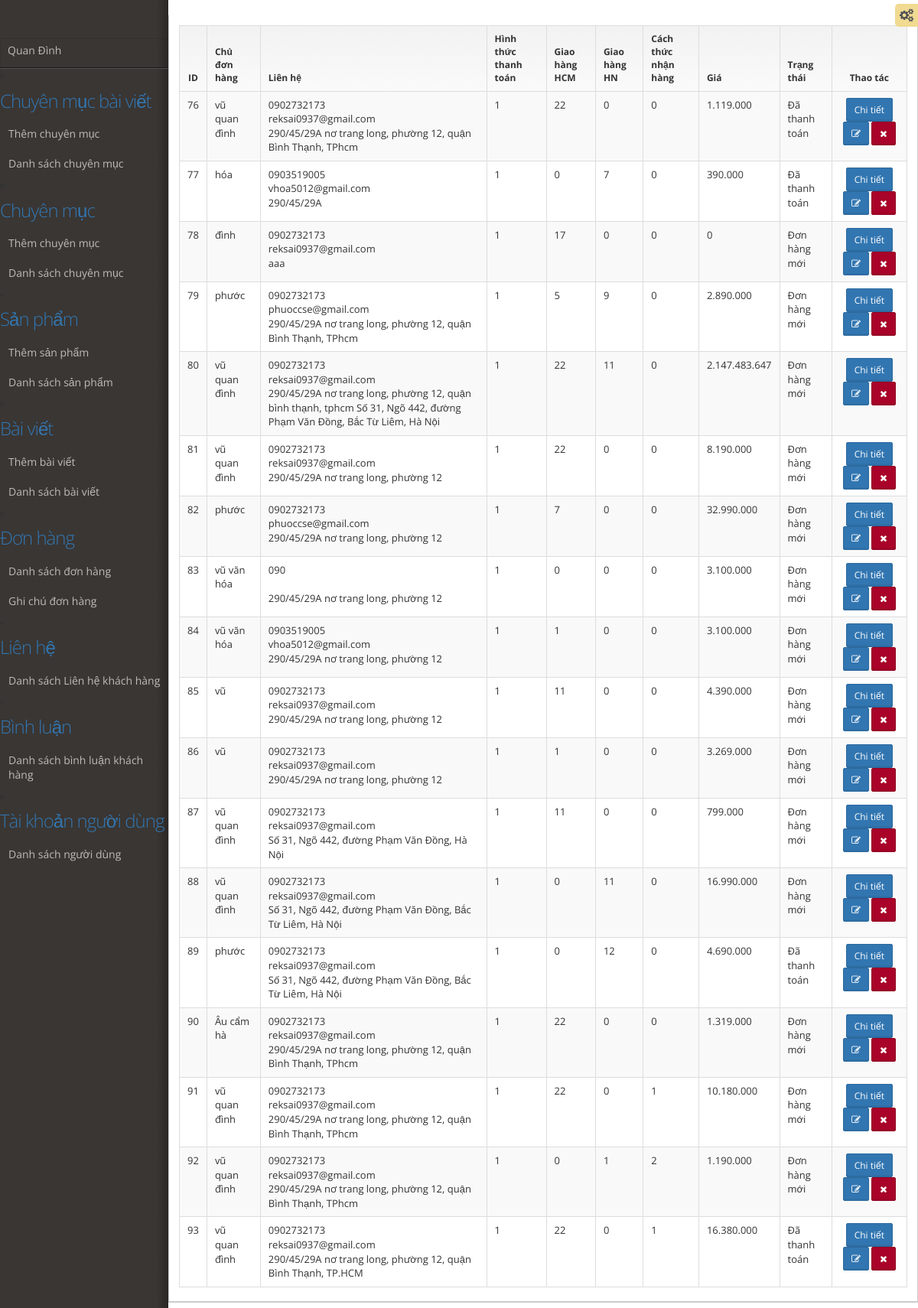
/admin/orders_list.php (signed in), run on the app's committed database.
### tables this page shows
CREATE TABLE `orders` (
  `Orders_ID` int(10) UNSIGNED NOT NULL,
  `Orders_Code` varchar(10) NOT NULL,
  `Orders_Name` varchar(255) NOT NULL,
  `Orders_Phone` varchar(50) NOT NULL,
  `Orders_Email` varchar(100) NOT NULL,
  `Orders_Address` varchar(255) NOT NULL,
  `Orders_Mess` text DEFAULT NULL,
  `Orders_Price` int(10) NOT NULL,
  `Orders_Payway` tinyint(1) NOT NULL COMMENT '1: tiền mặt, 2: Online',
  `Orders_HCM` tinyint(1) NOT NULL,
  `Orders_HN` tinyint(1) NOT NULL,
  `Orders_Rec` tinyint(1) NOT NULL COMMENT '1: giao hàng tận nơi, 2: nhận hàng',
  `Orders_Status` tinyint(1) NOT NULL COMMENT '0: Mới, 1: đang vận chuyển, 2: Thành công',
  `Orders_Product_ID` varchar(255) NOT NULL,
  `Orders_Created` datetime NOT NULL,
  `Orders_Update` datetime NOT NULL,
  `Orders_Update_ID` int(10) UNSIGNED NOT NULL,
  `Orders_Update_Name` varchar(50) NOT NULL
);

### lib/db.php (called while the page is built, shortened)
<?php
class DB{
	private $__conn;
	function connect(){
		$host = 'localhost';
		$username = 'root';
		$password = '';
		$dbname = 'qlbh_electron';
		$this->__conn = mysqli_connect($host, $username, $password, $dbname);
		if ($this->__conn->connect_error) {
			die("Connection failed: " . $this->__conn->connect_error);
		}else{
			mysqli_query($this->__conn, "SET character_set_results = 'utf8', character_set_client = 'utf8', character_set_connection = 'utf8', character_set_database = 'utf8', character_set_server = 'utf8'");
		}
	}
	function select($table, $condition = '', $select = '*'){
        $where = '';
        $sql = "SELECT ".$select." FROM `".$table."` WHERE 1 ".$where;
        $result = mysqli_query($this->__conn, $sql);
        $data = array();
		while ($row = mysqli_fetch_assoc($result)) {
			$data[] = $row;
		}
		return $data;
	}
}
?>

### admin/orders_c/orders_c.php (called while the page is built, shortened)
<?php
class orders_controller extends atz{
	public function get_orders(){
		$orders = $this->select('orders');
		return $orders;
	}
}
?>

### admin/orders_list.php (the view, shortened to what this page needs)
<?php require_once('orders_c/orders_c.php');?>
<?php
	$orders_class = new orders_controller();
	$list_orders = $orders_class->get_orders();
?>
<!DOCTYPE html>
<html lang="en-us">
	<head>
		<?php include('module/head.php')?>
	</head>
	<body class="">
		<?php include('module/nav.php')?>
		<div id="main" role="main">
			<div id="content">
				</div>
				<section id="widget-grid" class="">
					<div class="row">
						<article class="col-xs-12 col-sm-12 col-md-12 col-lg-12">
							<div class="jarviswidget jarviswidget-color-blueDark" id="wid-id-0" data-widget-editbutton="false">
								<div>
										<div class="table-responsive">
											<table class="table table-bordered table-striped table-hover">
												<thead>
													<tr>
														<th class="text-center">ID</th>
														<th>Chủ đơn hàng</th>
														<th>Liên hệ</th>
														<th>Hình thức thanh toán</th>
														<th>Giao hàng HCM</th>
														<th>Giao hàng HN</th>
														<th>Cách thức nhận hàng</th>
														<th>Giá</th>
														<th>Trạng thái</th>
														<th class="text-center">Thao tác</th>
													</tr>
												</thead>
												<tbody>
													<?php if (!empty($list_orders)): ?>
														<?php foreach ($list_orders as $v):?>
															<tr>
																<td class="text-center"><?=$v['Orders_ID']?></td>
																<td><?=$v['Orders_Name']?></td>
																<td>
																	<?=$v['Orders_Phone']?><br>
																	<?=$v['Orders_Email']?><br>
																	<?=$v['Orders_Address']?>
																</td>
																<td><?=$v['Orders_Payway']?>
																</td>
																<td><?=$v['Orders_HCM']?></td>
																<td><?=$v['Orders_HN']?></td>
																<td><?=$v['Orders_Rec']?></td>
																<td><?=number_format($v['Orders_Price'],0,',','.')?></td>
																<td>
																	<?php if ($v['Orders_Status']==0): ?>
																		Đơn hàng mới
																	<?php elseif($v['Orders_Status']==1): ?>
																		Đang vận chuyển
																	<?php else: ?>
																		Đã thanh toán
																	<?php endif ?>
																</td>
																<td class="text-center">
																	<a class="btn btn-sm btn-primary" href="orders_detail_list.php?id=<?=$v['Orders_ID']?>">Chi tiết</a>
																	<a class="btn btn-sm btn-primary" href="orders_add.php?edit=<?=$v['Orders_ID']?>"><i class="fa fa-pencil-square-o"></i></a>
																	<a class="btn btn-sm btn-danger" href="orders_list.php?delete=<?=$v['Orders_ID']?>"><i class="fa fa-times"></i></a>
																</td>
															</tr>
														<?php endforeach ?>
													<?php else:?>
														<tr>
															<td colspan="4" class="text-center">Chưa có dữ liệu</td>
														</tr>
													<?php endif ?>
												</tbody>
											</table>
										</div>
									</div>
								</div>
							</div>
					</div>
	</body>
</html>

### data on the page
orders: Orders_ID "76", Orders_Name "vũ quan đình", Orders_Phone "0902732173", Orders_Email "reksai0937@gmail.com", Orders_Address "290/45/29A nơ trang long, phường 12, quận Bình Thạnh, TPhcm", Orders_Payway "1", Orders_HCM "22", Orders_HN "0", Orders_Rec "0", Orders_Price "1.119.000", Orders_Status "Đã thanh toán"
orders: Orders_ID "77", Orders_Name "hóa", Orders_Phone "0903519005", Orders_Email "vhoa5012@gmail.com", Orders_Address "290/45/29A", Orders_Payway "1", Orders_HCM "0", Orders_HN "7", Orders_Rec "0", Orders_Price "390.000", Orders_Status "Đã thanh toán"
orders: Orders_ID "78", Orders_Name "đình", Orders_Phone "0902732173", Orders_Email "reksai0937@gmail.com", Orders_Address "aaa", Orders_Payway "1", Orders_HCM "17", Orders_HN "0", Orders_Rec "0", Orders_Price "0", Orders_Status "Đơn hàng mới"
orders: Orders_ID "79", Orders_Name "phước", Orders_Phone "0902732173", Orders_Email "phuoccse@gmail.com", Orders_Address "290/45/29A nơ trang long, phường 12, quận Bình Thạnh, TPhcm", Orders_Payway "1", Orders_HCM "5", Orders_HN "9", Orders_Rec "0", Orders_Price "2.890.000", Orders_Status "Đơn hàng mới"
orders: Orders_ID "80", Orders_Name "vũ quan đình", Orders_Phone "0902732173", Orders_Email "reksai0937@gmail.com", Orders_Address "290/45/29A nơ trang long, phường 12, quận bình thạnh, tphcm Số 31, Ngõ 442, đường Phạm Văn Đồng, Bắc Từ Liêm, Hà Nội", Orders_Payway "1", Orders_HCM "22", Orders_HN "11", Orders_Rec "0", Orders_Price "2.147.483.647", Orders_Status "Đơn hàng mới"
orders: Orders_ID "81", Orders_Name "vũ quan đình", Orders_Phone "0902732173", Orders_Email "reksai0937@gmail.com", Orders_Address "290/45/29A nơ trang long, phường 12", Orders_Payway "1", Orders_HCM "22", Orders_HN "0", Orders_Rec "0", Orders_Price "8.190.000", Orders_Status "Đơn hàng mới"
orders: Orders_ID "82", Orders_Name "phước", Orders_Phone "0902732173", Orders_Email "phuoccse@gmail.com", Orders_Address "290/45/29A nơ trang long, phường 12", Orders_Payway "1", Orders_HCM "7", Orders_HN "0", Orders_Rec "0", Orders_Price "32.990.000", Orders_Status "Đơn hàng mới"
orders: Orders_ID "83", Orders_Name "vũ văn hóa", Orders_Phone "090", Orders_Address "290/45/29A nơ trang long, phường 12", Orders_Payway "1", Orders_HCM "0", Orders_HN "0", Orders_Rec "0", Orders_Price "3.100.000", Orders_Status "Đơn hàng mới"
orders: Orders_ID "84", Orders_Name "vũ văn hóa", Orders_Phone "0903519005", Orders_Email "vhoa5012@gmail.com", Orders_Address "290/45/29A nơ trang long, phường 12", Orders_Payway "1", Orders_HCM "1", Orders_HN "0", Orders_Rec "0", Orders_Price "3.100.000", Orders_Status "Đơn hàng mới"
orders: Orders_ID "85", Orders_Name "vũ", Orders_Phone "0902732173", Orders_Email "reksai0937@gmail.com", Orders_Address "290/45/29A nơ trang long, phường 12", Orders_Payway "1", Orders_HCM "11", Orders_HN "0", Orders_Rec "0", Orders_Price "4.390.000", Orders_Status "Đơn hàng mới"
orders: Orders_ID "86", Orders_Name "vũ", Orders_Phone "0902732173", Orders_Email "reksai0937@gmail.com", Orders_Address "290/45/29A nơ trang long, phường 12", Orders_Payway "1", Orders_HCM "1", Orders_HN "0", Orders_Rec "0", Orders_Price "3.269.000", Orders_Status "Đơn hàng mới"
orders: Orders_ID "87", Orders_Name "vũ quan đình", Orders_Phone "0902732173", Orders_Email "reksai0937@gmail.com", Orders_Address "Số 31, Ngõ 442, đường Phạm Văn Đồng, Hà Nội", Orders_Payway "1", Orders_HCM "11", Orders_HN "0", Orders_Rec "0", Orders_Price "799.000", Orders_Status "Đơn hàng mới"
orders: Orders_ID "88", Orders_Name "vũ quan đình", Orders_Phone "0902732173", Orders_Email "reksai0937@gmail.com", Orders_Address "Số 31, Ngõ 442, đường Phạm Văn Đồng, Bắc Từ Liêm, Hà Nội", Orders_Payway "1", Orders_HCM "0", Orders_HN "11", Orders_Rec "0", Orders_Price "16.990.000", Orders_Status "Đơn hàng mới"
orders: Orders_ID "89", Orders_Name "phước", Orders_Phone "0902732173", Orders_Email "reksai0937@gmail.com", Orders_Address "Số 31, Ngõ 442, đường Phạm Văn Đồng, Bắc Từ Liêm, Hà Nội", Orders_Payway "1", Orders_HCM "0", Orders_HN "12", Orders_Rec "0", Orders_Price "4.690.000", Orders_Status "Đã thanh toán"
orders: Orders_ID "90", Orders_Name "Âu cẩm hà", Orders_Phone "0902732173", Orders_Email "reksai0937@gmail.com", Orders_Address "290/45/29A nơ trang long, phường 12, quận Bình Thạnh, TPhcm", Orders_Payway "1", Orders_HCM "22", Orders_HN "0", Orders_Rec "0", Orders_Price "1.319.000", Orders_Status "Đơn hàng mới"
orders: Orders_ID "91", Orders_Name "vũ quan đình", Orders_Phone "0902732173", Orders_Email "reksai0937@gmail.com", Orders_Address "290/45/29A nơ trang long, phường 12, quận Bình Thạnh, TPhcm", Orders_Payway "1", Orders_HCM "22", Orders_HN "0", Orders_Rec "1", Orders_Price "10.180.000", Orders_Status "Đơn hàng mới"
orders: Orders_ID "92", Orders_Name "vũ quan đình", Orders_Phone "0902732173", Orders_Email "reksai0937@gmail.com", Orders_Address "290/45/29A nơ trang long, phường 12, quận Bình Thạnh, TPhcm", Orders_Payway "1", Orders_HCM "0", Orders_HN "1", Orders_Rec "2", Orders_Price "1.190.000", Orders_Status "Đơn hàng mới"
orders: Orders_ID "93", Orders_Name "vũ quan đình", Orders_Phone "0902732173", Orders_Email "reksai0937@gmail.com", Orders_Address "290/45/29A nơ trang long, phường 12, quận Bình Thạnh, TP.HCM", Orders_Payway "1", Orders_HCM "22", Orders_HN "0", Orders_Rec "1", Orders_Price "16.380.000", Orders_Status "Đã thanh toán"
